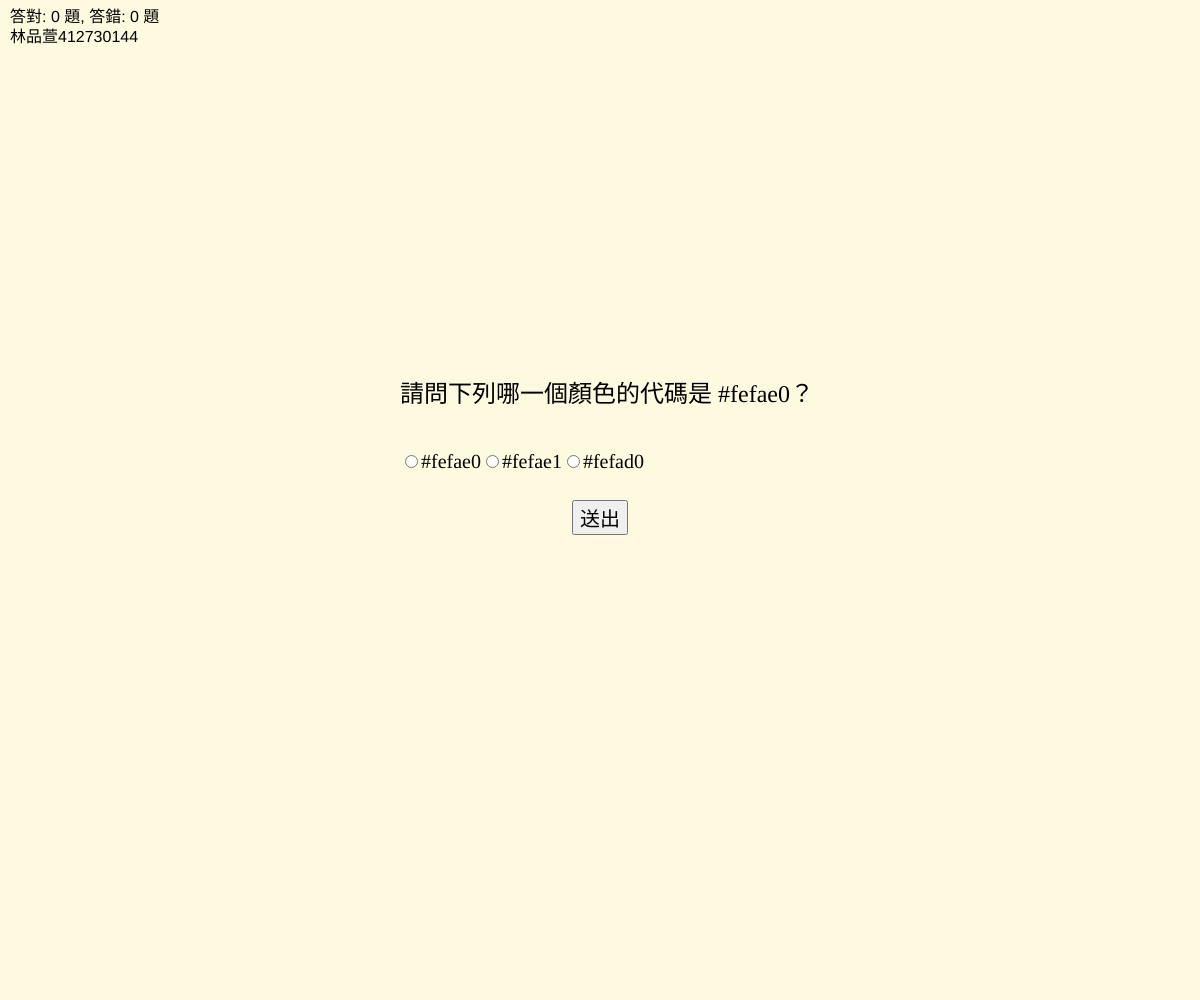
Frame 1 (no input)
Frame 60 (no input): identical to frame 1, image omitted
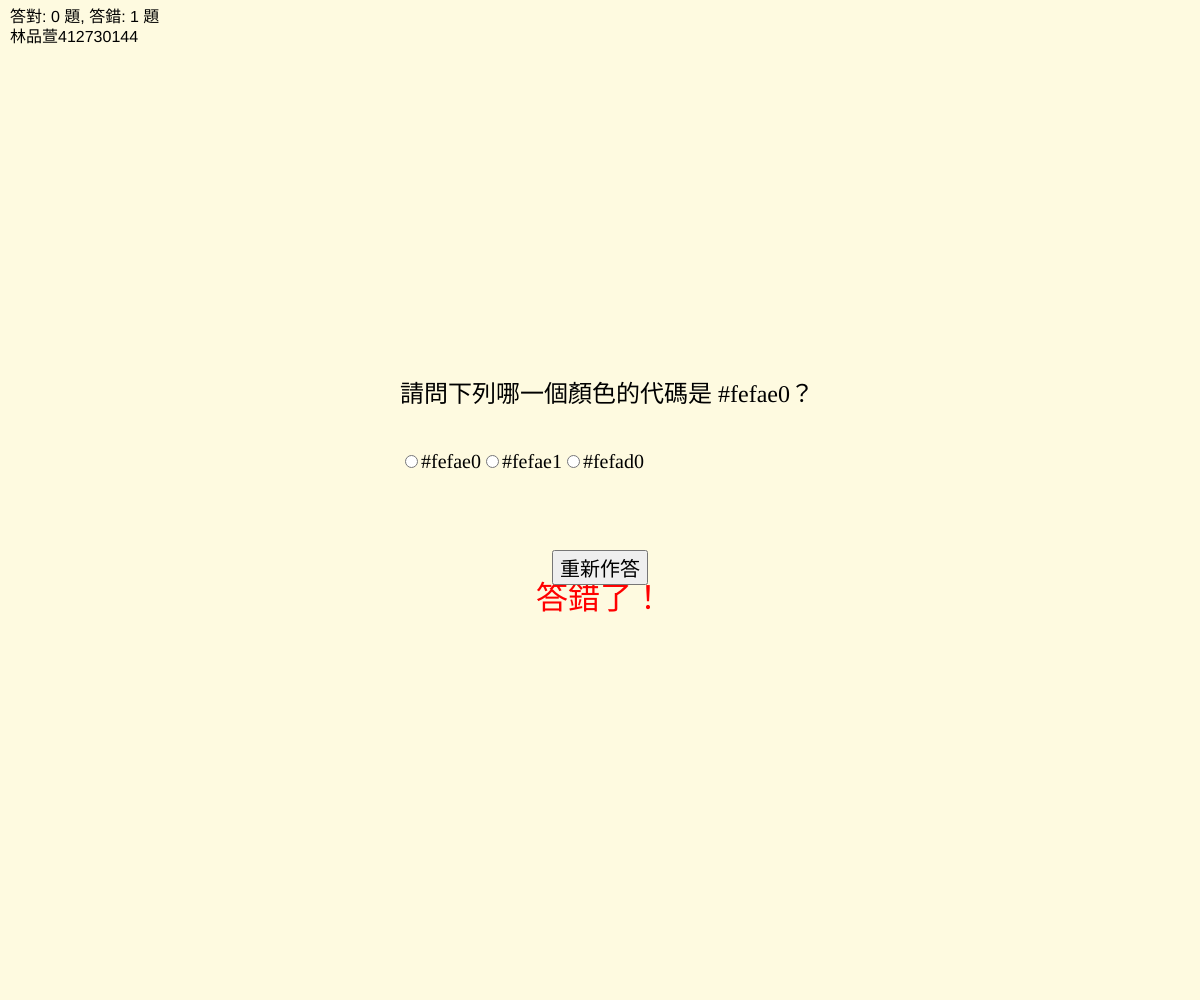
Frame 120 (the mouse pressed at the canvas centre since frame 60)

The p5.js sketch that drew these frames (run headless with seeded random() and noise() and a simulated clock; from frame 60 on, the mouse is pressed at the canvas centre):

// p5.js sketch
// ── sketch.js
let question, radio, submitButton, nextButton, retryButton;
let result = "";
let resultColor = 0;
let currentQuestion = 0;
let correctCount = 0;
let incorrectCount = 0;
const questions = [
  { q: "請問下列哪一個顏色的代碼是 #fefae0？", options: ["#fefae0", "#fefae1", "#fefad0"], answer: "#fefae0" },
  { q: "請問下列哪一個顏色的代碼是 #000000？", options: ["#000000", "#010101", "#111111"], answer: "#000000" },
  { q: "請問下列哪一個顏色的代碼是 #ffffff？", options: ["#ffffff", "#fffffe", "#fffffd"], answer: "#ffffff" },
  { q: "請問下列哪一個顏色的代碼是 #ff0000？", options: ["#ff0000", "#ff0001", "#ff0010"], answer: "#ff0000" },
  { q: "請問下列哪一個顏色的代碼是 #00ff00？", options: ["#00ff00", "#00ff01", "#00ff10"], answer: "#00ff00" }
];

function setup() {
  createCanvas(windowWidth, windowHeight);
  background("#fefae0");

  question = createP("");
  question.style('font-size', '24px');
  question.style('text-align', 'center');
  question.position(windowWidth / 2 - 200, windowHeight / 2 - 150);
  
  radio = createRadio();
  radio.style('font-size', '20px');
  radio.style('text-align', 'center');
  radio.position(windowWidth / 2 - 200, windowHeight / 2 - 50);
  
  submitButton = createButton("送出");
  submitButton.style('font-size', '20px');
  submitButton.position(windowWidth / 2 - submitButton.elt.offsetWidth / 2, windowHeight / 2);
  submitButton.mousePressed(checkAnswer);

  nextButton = createButton("下一題");
  nextButton.style('font-size', '20px');
  nextButton.position(windowWidth / 2 - nextButton.elt.offsetWidth / 2, windowHeight / 2 + 50);
  nextButton.mousePressed(nextQuestion);
  nextButton.hide();

  retryButton = createButton("重新作答");
  retryButton.style('font-size', '20px');
  retryButton.position(windowWidth / 2 - retryButton.elt.offsetWidth / 2, windowHeight / 2 + 50);
  retryButton.mousePressed(retryQuestion);
  retryButton.hide();

  loadQuestion();
}

function draw() {
  background("#fefae0");
  textSize(32);
  fill(resultColor);
  textAlign(CENTER, CENTER);
  text(result, windowWidth / 2, windowHeight / 2 + 100);

  textSize(16);
  fill(0);
  textAlign(LEFT, TOP);
  text(`答對: ${correctCount} 題, 答錯: ${incorrectCount} 題`, 10, 10);
  text("林品萱412730144", 10, 30);
}

function checkAnswer() {
  if (radio.value() === questions[currentQuestion].answer) {
    result = "答對了！";
    resultColor = color(0, 128, 0); // 深綠色
    correctCount++;
    nextButton.show();
  } else {
    result = "答錯了！";
    resultColor = color(255, 0, 0); // 紅色
    incorrectCount++;
    retryButton.show();
  }
  submitButton.hide();
}

function nextQuestion() {
  currentQuestion++;
  if (currentQuestion < questions.length) {
    loadQuestion();
    result = "";
    resultColor = 0;
    submitButton.show();
    nextButton.hide();
    retryButton.hide();
  } else {
    result = "測驗結束！";
    resultColor = color(0, 0, 255); // 藍色
    nextButton.hide();
    retryButton.hide();
  }
}

function retryQuestion() {
  result = "";
  resultColor = 0;
  submitButton.show();
  retryButton.hide();
}

function loadQuestion() {
  question.html(questions[currentQuestion].q);
  radio.html('');
  questions[currentQuestion].options.forEach(option => radio.option(option));
}
